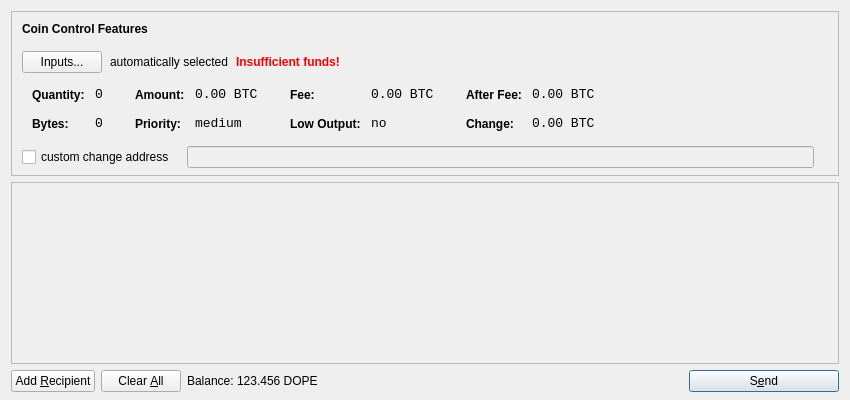
<?xml version="1.0" encoding="UTF-8"?>
<ui version="4.0">
 <class>SendCoinsDialog</class>
 <widget class="QDialog" name="SendCoinsDialog">
  <property name="geometry">
   <rect>
    <x>0</x>
    <y>0</y>
    <width>850</width>
    <height>400</height>
   </rect>
  </property>
  <property name="windowTitle">
   <string>Send Coins</string>
  </property>
  <layout class="QVBoxLayout" name="verticalLayout" stretch="0,1,0">
   <property name="bottomMargin">
    <number>8</number>
   </property>
   <item>
    <widget class="QFrame" name="frameCoinControl">
     <property name="sizePolicy">
      <sizepolicy hsizetype="Expanding" vsizetype="Expanding">
       <horstretch>0</horstretch>
       <verstretch>0</verstretch>
      </sizepolicy>
     </property>
     <property name="maximumSize">
      <size>
       <width>16777215</width>
       <height>16777215</height>
      </size>
     </property>
     <property name="frameShape">
      <enum>QFrame::StyledPanel</enum>
     </property>
     <property name="frameShadow">
      <enum>QFrame::Sunken</enum>
     </property>
     <layout class="QVBoxLayout" name="verticalLayoutCoinControl2">
      <property name="spacing">
       <number>-1</number>
      </property>
      <property name="leftMargin">
       <number>0</number>
      </property>
      <property name="topMargin">
       <number>0</number>
      </property>
      <property name="rightMargin">
       <number>0</number>
      </property>
      <property name="bottomMargin">
       <number>6</number>
      </property>
      <item>
       <layout class="QVBoxLayout" name="verticalLayoutCoinControl" stretch="0,0,0,0,1">
        <property name="spacing">
         <number>0</number>
        </property>
        <property name="leftMargin">
         <number>10</number>
        </property>
        <property name="topMargin">
         <number>10</number>
        </property>
        <item>
         <layout class="QHBoxLayout" name="horizontalLayoutCoinControl1">
          <property name="bottomMargin">
           <number>15</number>
          </property>
          <item>
           <widget class="QLabel" name="labelCoinControlFeatures">
            <property name="sizePolicy">
             <sizepolicy hsizetype="Preferred" vsizetype="Maximum">
              <horstretch>0</horstretch>
              <verstretch>0</verstretch>
             </sizepolicy>
            </property>
            <property name="font">
             <font>
              <weight>75</weight>
              <bold>true</bold>
             </font>
            </property>
            <property name="styleSheet">
             <string notr="true">font-weight:bold;</string>
            </property>
            <property name="text">
             <string>Coin Control Features</string>
            </property>
           </widget>
          </item>
         </layout>
        </item>
        <item>
         <layout class="QHBoxLayout" name="horizontalLayoutCoinControl2" stretch="0,0,0,0">
          <property name="spacing">
           <number>8</number>
          </property>
          <property name="bottomMargin">
           <number>10</number>
          </property>
          <item>
           <widget class="QPushButton" name="pushButtonCoinControl">
            <property name="styleSheet">
             <string notr="true"/>
            </property>
            <property name="text">
             <string>Inputs...</string>
            </property>
           </widget>
          </item>
          <item>
           <widget class="QLabel" name="labelCoinControlAutomaticallySelected">
            <property name="text">
             <string>automatically selected</string>
            </property>
            <property name="margin">
             <number>5</number>
            </property>
           </widget>
          </item>
          <item>
           <widget class="QLabel" name="labelCoinControlInsuffFunds">
            <property name="font">
             <font>
              <weight>75</weight>
              <bold>true</bold>
             </font>
            </property>
            <property name="styleSheet">
             <string notr="true">color:red;font-weight:bold;</string>
            </property>
            <property name="text">
             <string>Insufficient funds!</string>
            </property>
            <property name="margin">
             <number>5</number>
            </property>
           </widget>
          </item>
          <item>
           <spacer name="horizontalSpacerCoinControl">
            <property name="orientation">
             <enum>Qt::Horizontal</enum>
            </property>
            <property name="sizeHint" stdset="0">
             <size>
              <width>40</width>
              <height>1</height>
             </size>
            </property>
           </spacer>
          </item>
         </layout>
        </item>
        <item>
         <widget class="QWidget" name="widgetCoinControl" native="true">
          <property name="sizePolicy">
           <sizepolicy hsizetype="Preferred" vsizetype="Preferred">
            <horstretch>0</horstretch>
            <verstretch>0</verstretch>
           </sizepolicy>
          </property>
          <property name="minimumSize">
           <size>
            <width>0</width>
            <height>0</height>
           </size>
          </property>
          <property name="styleSheet">
           <string notr="true"/>
          </property>
          <layout class="QHBoxLayout" name="horizontalLayoutCoinControl5">
           <property name="margin">
            <number>0</number>
           </property>
           <item>
            <layout class="QHBoxLayout" name="horizontalLayoutCoinControl3" stretch="0,0,0,1">
             <property name="spacing">
              <number>20</number>
             </property>
             <property name="topMargin">
              <number>0</number>
             </property>
             <property name="bottomMargin">
              <number>10</number>
             </property>
             <item>
              <layout class="QFormLayout" name="formLayoutCoinControl1">
               <property name="horizontalSpacing">
                <number>10</number>
               </property>
               <property name="verticalSpacing">
                <number>14</number>
               </property>
               <property name="leftMargin">
                <number>10</number>
               </property>
               <property name="topMargin">
                <number>4</number>
               </property>
               <property name="rightMargin">
                <number>6</number>
               </property>
               <item row="0" column="0">
                <widget class="QLabel" name="labelCoinControlQuantityText">
                 <property name="styleSheet">
                  <string notr="true">font-weight:bold;</string>
                 </property>
                 <property name="text">
                  <string>Quantity:</string>
                 </property>
                 <property name="margin">
                  <number>0</number>
                 </property>
                </widget>
               </item>
               <item row="0" column="1">
                <widget class="QLabel" name="labelCoinControlQuantity">
                 <property name="font">
                  <font>
                   <family>Monospace</family>
                   <pointsize>10</pointsize>
                  </font>
                 </property>
                 <property name="cursor">
                  <cursorShape>IBeamCursor</cursorShape>
                 </property>
                 <property name="contextMenuPolicy">
                  <enum>Qt::ActionsContextMenu</enum>
                 </property>
                 <property name="text">
                  <string notr="true">0</string>
                 </property>
                 <property name="margin">
                  <number>0</number>
                 </property>
                 <property name="textInteractionFlags">
                  <set>Qt::LinksAccessibleByMouse|Qt::TextSelectableByKeyboard|Qt::TextSelectableByMouse</set>
                 </property>
                </widget>
               </item>
               <item row="1" column="0">
                <widget class="QLabel" name="labelCoinControlBytesText">
                 <property name="styleSheet">
                  <string notr="true">font-weight:bold;</string>
                 </property>
                 <property name="text">
                  <string>Bytes:</string>
                 </property>
                </widget>
               </item>
               <item row="1" column="1">
                <widget class="QLabel" name="labelCoinControlBytes">
                 <property name="font">
                  <font>
                   <family>Monospace</family>
                   <pointsize>10</pointsize>
                  </font>
                 </property>
                 <property name="cursor">
                  <cursorShape>IBeamCursor</cursorShape>
                 </property>
                 <property name="contextMenuPolicy">
                  <enum>Qt::ActionsContextMenu</enum>
                 </property>
                 <property name="text">
                  <string notr="true">0</string>
                 </property>
                 <property name="textInteractionFlags">
                  <set>Qt::LinksAccessibleByMouse|Qt::TextSelectableByKeyboard|Qt::TextSelectableByMouse</set>
                 </property>
                </widget>
               </item>
              </layout>
             </item>
             <item>
              <layout class="QFormLayout" name="formLayoutCoinControl2">
               <property name="horizontalSpacing">
                <number>10</number>
               </property>
               <property name="verticalSpacing">
                <number>14</number>
               </property>
               <property name="leftMargin">
                <number>6</number>
               </property>
               <property name="topMargin">
                <number>4</number>
               </property>
               <property name="rightMargin">
                <number>6</number>
               </property>
               <item row="0" column="0">
                <widget class="QLabel" name="labelCoinControlAmountText">
                 <property name="styleSheet">
                  <string notr="true">font-weight:bold;</string>
                 </property>
                 <property name="text">
                  <string>Amount:</string>
                 </property>
                 <property name="margin">
                  <number>0</number>
                 </property>
                </widget>
               </item>
               <item row="0" column="1">
                <widget class="QLabel" name="labelCoinControlAmount">
                 <property name="font">
                  <font>
                   <family>Monospace</family>
                   <pointsize>10</pointsize>
                  </font>
                 </property>
                 <property name="cursor">
                  <cursorShape>IBeamCursor</cursorShape>
                 </property>
                 <property name="contextMenuPolicy">
                  <enum>Qt::ActionsContextMenu</enum>
                 </property>
                 <property name="text">
                  <string notr="true">0.00 BTC</string>
                 </property>
                 <property name="textInteractionFlags">
                  <set>Qt::LinksAccessibleByMouse|Qt::TextSelectableByKeyboard|Qt::TextSelectableByMouse</set>
                 </property>
                </widget>
               </item>
               <item row="1" column="0">
                <widget class="QLabel" name="labelCoinControlPriorityText">
                 <property name="styleSheet">
                  <string notr="true">font-weight:bold;</string>
                 </property>
                 <property name="text">
                  <string>Priority:</string>
                 </property>
                </widget>
               </item>
               <item row="1" column="1">
                <widget class="QLabel" name="labelCoinControlPriority">
                 <property name="font">
                  <font>
                   <family>Monospace</family>
                   <pointsize>10</pointsize>
                  </font>
                 </property>
                 <property name="cursor">
                  <cursorShape>IBeamCursor</cursorShape>
                 </property>
                 <property name="contextMenuPolicy">
                  <enum>Qt::ActionsContextMenu</enum>
                 </property>
                 <property name="text">
                  <string>medium</string>
                 </property>
                 <property name="textInteractionFlags">
                  <set>Qt::LinksAccessibleByMouse|Qt::TextSelectableByKeyboard|Qt::TextSelectableByMouse</set>
                 </property>
                </widget>
               </item>
              </layout>
             </item>
             <item>
              <layout class="QFormLayout" name="formLayoutCoinControl3">
               <property name="horizontalSpacing">
                <number>10</number>
               </property>
               <property name="verticalSpacing">
                <number>14</number>
               </property>
               <property name="leftMargin">
                <number>6</number>
               </property>
               <property name="topMargin">
                <number>4</number>
               </property>
               <property name="rightMargin">
                <number>6</number>
               </property>
               <item row="0" column="0">
                <widget class="QLabel" name="labelCoinControlFeeText">
                 <property name="styleSheet">
                  <string notr="true">font-weight:bold;</string>
                 </property>
                 <property name="text">
                  <string>Fee:</string>
                 </property>
                 <property name="margin">
                  <number>0</number>
                 </property>
                </widget>
               </item>
               <item row="0" column="1">
                <widget class="QLabel" name="labelCoinControlFee">
                 <property name="font">
                  <font>
                   <family>Monospace</family>
                   <pointsize>10</pointsize>
                  </font>
                 </property>
                 <property name="cursor">
                  <cursorShape>IBeamCursor</cursorShape>
                 </property>
                 <property name="contextMenuPolicy">
                  <enum>Qt::ActionsContextMenu</enum>
                 </property>
                 <property name="text">
                  <string notr="true">0.00 BTC</string>
                 </property>
                 <property name="textInteractionFlags">
                  <set>Qt::LinksAccessibleByMouse|Qt::TextSelectableByKeyboard|Qt::TextSelectableByMouse</set>
                 </property>
                </widget>
               </item>
               <item row="1" column="0">
                <widget class="QLabel" name="labelCoinControlLowOutputText">
                 <property name="styleSheet">
                  <string notr="true">font-weight:bold;</string>
                 </property>
                 <property name="text">
                  <string>Low Output:</string>
                 </property>
                </widget>
               </item>
               <item row="1" column="1">
                <widget class="QLabel" name="labelCoinControlLowOutput">
                 <property name="font">
                  <font>
                   <family>Monospace</family>
                   <pointsize>10</pointsize>
                  </font>
                 </property>
                 <property name="cursor">
                  <cursorShape>IBeamCursor</cursorShape>
                 </property>
                 <property name="contextMenuPolicy">
                  <enum>Qt::ActionsContextMenu</enum>
                 </property>
                 <property name="text">
                  <string>no</string>
                 </property>
                 <property name="textInteractionFlags">
                  <set>Qt::LinksAccessibleByMouse|Qt::TextSelectableByKeyboard|Qt::TextSelectableByMouse</set>
                 </property>
                </widget>
               </item>
              </layout>
             </item>
             <item>
              <layout class="QFormLayout" name="formLayoutCoinControl4">
               <property name="horizontalSpacing">
                <number>10</number>
               </property>
               <property name="verticalSpacing">
                <number>14</number>
               </property>
               <property name="leftMargin">
                <number>6</number>
               </property>
               <property name="topMargin">
                <number>4</number>
               </property>
               <property name="rightMargin">
                <number>6</number>
               </property>
               <item row="0" column="0">
                <widget class="QLabel" name="labelCoinControlAfterFeeText">
                 <property name="styleSheet">
                  <string notr="true">font-weight:bold;</string>
                 </property>
                 <property name="text">
                  <string>After Fee:</string>
                 </property>
                 <property name="margin">
                  <number>0</number>
                 </property>
                </widget>
               </item>
               <item row="0" column="1">
                <widget class="QLabel" name="labelCoinControlAfterFee">
                 <property name="font">
                  <font>
                   <family>Monospace</family>
                   <pointsize>10</pointsize>
                  </font>
                 </property>
                 <property name="cursor">
                  <cursorShape>IBeamCursor</cursorShape>
                 </property>
                 <property name="contextMenuPolicy">
                  <enum>Qt::ActionsContextMenu</enum>
                 </property>
                 <property name="text">
                  <string notr="true">0.00 BTC</string>
                 </property>
                 <property name="textInteractionFlags">
                  <set>Qt::LinksAccessibleByMouse|Qt::TextSelectableByKeyboard|Qt::TextSelectableByMouse</set>
                 </property>
                </widget>
               </item>
               <item row="1" column="0">
                <widget class="QLabel" name="labelCoinControlChangeText">
                 <property name="styleSheet">
                  <string notr="true">font-weight:bold;</string>
                 </property>
                 <property name="text">
                  <string>Change:</string>
                 </property>
                </widget>
               </item>
               <item row="1" column="1">
                <widget class="QLabel" name="labelCoinControlChange">
                 <property name="font">
                  <font>
                   <family>Monospace</family>
                   <pointsize>10</pointsize>
                  </font>
                 </property>
                 <property name="cursor">
                  <cursorShape>IBeamCursor</cursorShape>
                 </property>
                 <property name="contextMenuPolicy">
                  <enum>Qt::ActionsContextMenu</enum>
                 </property>
                 <property name="text">
                  <string notr="true">0.00 BTC</string>
                 </property>
                 <property name="textInteractionFlags">
                  <set>Qt::LinksAccessibleByMouse|Qt::TextSelectableByKeyboard|Qt::TextSelectableByMouse</set>
                 </property>
                </widget>
               </item>
              </layout>
             </item>
            </layout>
           </item>
          </layout>
         </widget>
        </item>
        <item>
         <layout class="QHBoxLayout" name="horizontalLayoutCoinControl4" stretch="0,0,0">
          <property name="spacing">
           <number>12</number>
          </property>
          <property name="sizeConstraint">
           <enum>QLayout::SetDefaultConstraint</enum>
          </property>
          <property name="topMargin">
           <number>5</number>
          </property>
          <property name="rightMargin">
           <number>5</number>
          </property>
          <item>
           <widget class="QCheckBox" name="checkBoxCoinControlChange">
            <property name="text">
             <string>custom change address</string>
            </property>
           </widget>
          </item>
          <item>
           <widget class="QLineEdit" name="lineEditCoinControlChange">
            <property name="enabled">
             <bool>false</bool>
            </property>
            <property name="sizePolicy">
             <sizepolicy hsizetype="Expanding" vsizetype="Fixed">
              <horstretch>0</horstretch>
              <verstretch>0</verstretch>
             </sizepolicy>
            </property>
           </widget>
          </item>
          <item>
           <widget class="QLabel" name="labelCoinControlChangeLabel">
            <property name="sizePolicy">
             <sizepolicy hsizetype="Preferred" vsizetype="Expanding">
              <horstretch>0</horstretch>
              <verstretch>0</verstretch>
             </sizepolicy>
            </property>
            <property name="minimumSize">
             <size>
              <width>0</width>
              <height>0</height>
             </size>
            </property>
            <property name="text">
             <string/>
            </property>
            <property name="margin">
             <number>3</number>
            </property>
           </widget>
          </item>
         </layout>
        </item>
        <item>
         <spacer name="verticalSpacerCoinControl">
          <property name="orientation">
           <enum>Qt::Vertical</enum>
          </property>
          <property name="sizeHint" stdset="0">
           <size>
            <width>800</width>
            <height>1</height>
           </size>
          </property>
         </spacer>
        </item>
       </layout>
      </item>
     </layout>
    </widget>
   </item>
   <item>
    <widget class="QScrollArea" name="scrollArea">
     <property name="widgetResizable">
      <bool>true</bool>
     </property>
     <widget class="QWidget" name="scrollAreaWidgetContents">
      <property name="geometry">
       <rect>
        <x>0</x>
        <y>0</y>
        <width>830</width>
        <height>165</height>
       </rect>
      </property>
      <layout class="QVBoxLayout" name="verticalLayout_2">
       <property name="margin">
        <number>0</number>
       </property>
       <item>
        <layout class="QVBoxLayout" name="entries">
         <property name="spacing">
          <number>6</number>
         </property>
        </layout>
       </item>
       <item>
        <spacer name="verticalSpacer">
         <property name="orientation">
          <enum>Qt::Vertical</enum>
         </property>
         <property name="sizeHint" stdset="0">
          <size>
           <width>20</width>
           <height>40</height>
          </size>
         </property>
        </spacer>
       </item>
      </layout>
     </widget>
    </widget>
   </item>
   <item>
    <layout class="QHBoxLayout" name="horizontalLayout">
     <item>
      <widget class="QPushButton" name="addButton">
       <property name="toolTip">
        <string>Send to multiple recipients at once</string>
       </property>
       <property name="text">
        <string>Add &amp;Recipient</string>
       </property>
       <property name="icon">
        <iconset resource="../bitcoin.qrc">
         <normaloff>:/icons/add</normaloff>:/icons/add</iconset>
       </property>
       <property name="autoDefault">
        <bool>false</bool>
       </property>
      </widget>
     </item>
     <item>
      <widget class="QPushButton" name="clearButton">
       <property name="sizePolicy">
        <sizepolicy hsizetype="Minimum" vsizetype="Fixed">
         <horstretch>0</horstretch>
         <verstretch>0</verstretch>
        </sizepolicy>
       </property>
       <property name="toolTip">
        <string>Remove all transaction fields</string>
       </property>
       <property name="text">
        <string>Clear &amp;All</string>
       </property>
       <property name="icon">
        <iconset resource="../bitcoin.qrc">
         <normaloff>:/icons/remove</normaloff>:/icons/remove</iconset>
       </property>
       <property name="autoRepeatDelay">
        <number>300</number>
       </property>
       <property name="autoDefault">
        <bool>false</bool>
       </property>
      </widget>
     </item>
     <item>
      <layout class="QHBoxLayout" name="horizontalLayout_2">
       <property name="spacing">
        <number>3</number>
       </property>
       <item>
        <widget class="QLabel" name="label">
         <property name="text">
          <string>Balance:</string>
         </property>
        </widget>
       </item>
       <item>
        <widget class="QLabel" name="labelBalance">
         <property name="cursor">
          <cursorShape>IBeamCursor</cursorShape>
         </property>
         <property name="text">
          <string>123.456 DOPE</string>
         </property>
         <property name="textInteractionFlags">
          <set>Qt::LinksAccessibleByMouse|Qt::TextSelectableByKeyboard|Qt::TextSelectableByMouse</set>
         </property>
        </widget>
       </item>
      </layout>
     </item>
     <item>
      <spacer name="horizontalSpacer">
       <property name="orientation">
        <enum>Qt::Horizontal</enum>
       </property>
       <property name="sizeHint" stdset="0">
        <size>
         <width>40</width>
         <height>20</height>
        </size>
       </property>
      </spacer>
     </item>
     <item>
      <widget class="QPushButton" name="sendButton">
       <property name="minimumSize">
        <size>
         <width>150</width>
         <height>0</height>
        </size>
       </property>
       <property name="toolTip">
        <string>Confirm the send action</string>
       </property>
       <property name="text">
        <string>S&amp;end</string>
       </property>
       <property name="icon">
        <iconset resource="../bitcoin.qrc">
         <normaloff>:/icons/send</normaloff>:/icons/send</iconset>
       </property>
       <property name="default">
        <bool>true</bool>
       </property>
      </widget>
     </item>
    </layout>
   </item>
  </layout>
 </widget>
 <resources>
  <include location="../bitcoin.qrc"/>
 </resources>
 <connections/>
</ui>
